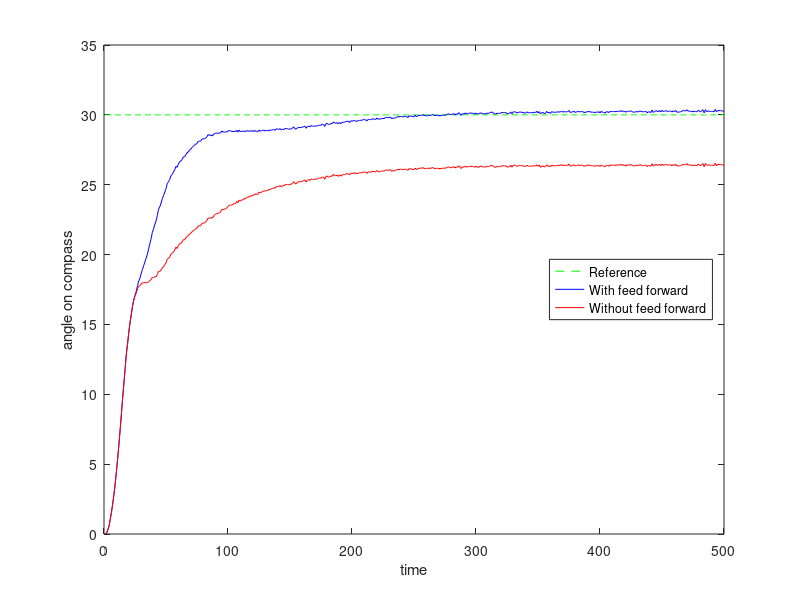

MATLAB code for this plot:
no = importdata('Plot55da.mat'); %Import data from simulink
ff = importdata('Plot55db.mat'); %Import data from simulink

reference = importdata('55d_ref.mat'); %Import data from simulink


m= 1:500;
n = m;
plot(n,reference(2,n), 'green--'); %Plot reference

hold on;


plot(m,ff(2,m), 'color', 'blue'); %plot of response with w_2
xlabel('time'); ylabel('angle on compass');
axis([0 500 0 35]);

hold on;

plot(m,no(2,n), 'color', 'r'); %plot of response with w_1
xlabel('time'); ylabel('angle on compass');
axis([0 500 0 35]);

legend('Reference', 'With feed forward', 'Without feed forward', 'Location', 'east');

